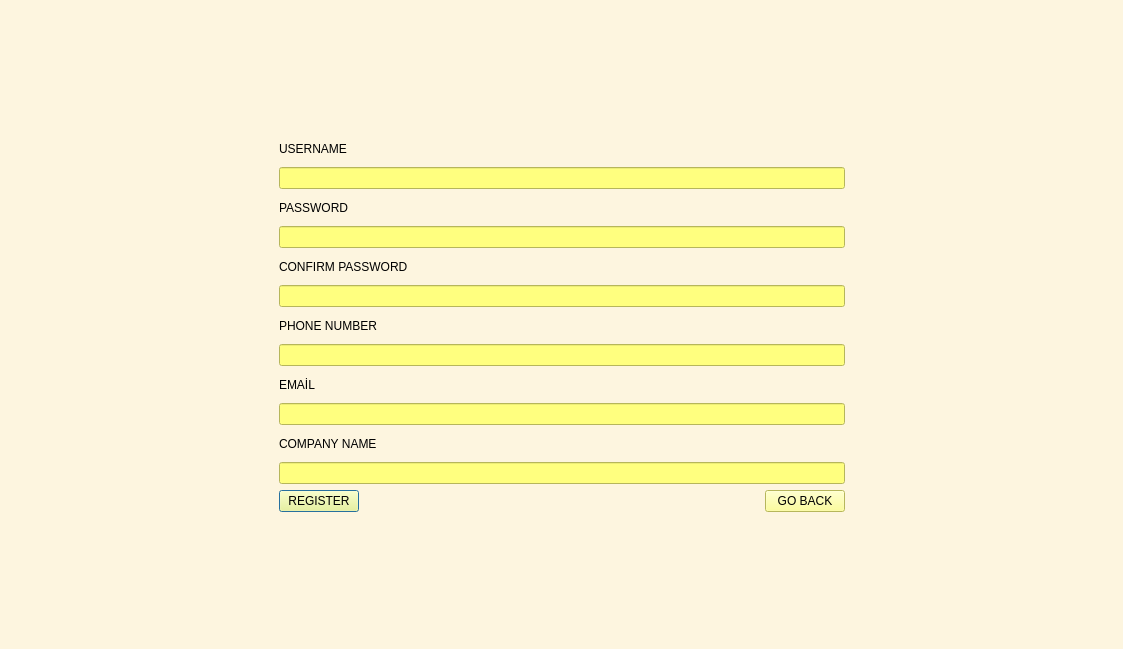
<?xml version="1.0" encoding="UTF-8"?>
<ui version="4.0">
 <class>Dialog</class>
 <widget class="QDialog" name="Dialog">
  <property name="geometry">
   <rect>
    <x>0</x>
    <y>0</y>
    <width>1123</width>
    <height>649</height>
   </rect>
  </property>
  <property name="windowTitle">
   <string>Dialog</string>
  </property>
  <property name="styleSheet">
   <string notr="true">background-color: rgb(194, 154, 191);
background-color: rgb(253, 245, 223);</string>
  </property>
  <layout class="QHBoxLayout" name="horizontalLayout_2">
   <item>
    <layout class="QHBoxLayout" name="horizontalLayout">
     <property name="leftMargin">
      <number>8</number>
     </property>
     <property name="topMargin">
      <number>8</number>
     </property>
     <property name="rightMargin">
      <number>8</number>
     </property>
     <property name="bottomMargin">
      <number>8</number>
     </property>
     <item>
      <spacer name="horizontalSpacer_2">
       <property name="orientation">
        <enum>Qt::Horizontal</enum>
       </property>
       <property name="sizeHint" stdset="0">
        <size>
         <width>40</width>
         <height>20</height>
        </size>
       </property>
      </spacer>
     </item>
     <item>
      <widget class="QWidget" name="widget" native="true">
       <property name="minimumSize">
        <size>
         <width>600</width>
         <height>400</height>
        </size>
       </property>
       <property name="maximumSize">
        <size>
         <width>650</width>
         <height>500</height>
        </size>
       </property>
       <layout class="QVBoxLayout" name="verticalLayout_2">
        <item>
         <layout class="QVBoxLayout" name="verticalLayout">
          <property name="leftMargin">
           <number>8</number>
          </property>
          <property name="topMargin">
           <number>8</number>
          </property>
          <property name="rightMargin">
           <number>8</number>
          </property>
          <property name="bottomMargin">
           <number>8</number>
          </property>
          <item>
           <widget class="QLabel" name="label">
            <property name="maximumSize">
             <size>
              <width>16777215</width>
              <height>25</height>
             </size>
            </property>
            <property name="text">
             <string>USERNAME</string>
            </property>
           </widget>
          </item>
          <item>
           <widget class="QLineEdit" name="inputUsername">
            <property name="minimumSize">
             <size>
              <width>500</width>
              <height>0</height>
             </size>
            </property>
            <property name="maximumSize">
             <size>
              <width>600</width>
              <height>16777215</height>
             </size>
            </property>
            <property name="styleSheet">
             <string notr="true">background-color: rgb(255, 255, 127);</string>
            </property>
            <property name="maxLength">
             <number>20</number>
            </property>
           </widget>
          </item>
          <item>
           <widget class="QLabel" name="label_2">
            <property name="maximumSize">
             <size>
              <width>16777215</width>
              <height>25</height>
             </size>
            </property>
            <property name="text">
             <string>PASSWORD</string>
            </property>
           </widget>
          </item>
          <item>
           <widget class="QLineEdit" name="inputPassword">
            <property name="maximumSize">
             <size>
              <width>600</width>
              <height>16777215</height>
             </size>
            </property>
            <property name="styleSheet">
             <string notr="true">background-color: rgb(255, 255, 127);</string>
            </property>
            <property name="maxLength">
             <number>20</number>
            </property>
           </widget>
          </item>
          <item>
           <widget class="QLabel" name="label_11">
            <property name="maximumSize">
             <size>
              <width>16777215</width>
              <height>25</height>
             </size>
            </property>
            <property name="text">
             <string>CONFIRM PASSWORD</string>
            </property>
           </widget>
          </item>
          <item>
           <widget class="QLineEdit" name="inputConfirmPassword">
            <property name="maximumSize">
             <size>
              <width>600</width>
              <height>16777215</height>
             </size>
            </property>
            <property name="styleSheet">
             <string notr="true">background-color: rgb(255, 255, 127);</string>
            </property>
            <property name="maxLength">
             <number>20</number>
            </property>
           </widget>
          </item>
          <item>
           <widget class="QLabel" name="label_3">
            <property name="maximumSize">
             <size>
              <width>16777215</width>
              <height>25</height>
             </size>
            </property>
            <property name="text">
             <string>PHONE NUMBER</string>
            </property>
           </widget>
          </item>
          <item>
           <widget class="QLineEdit" name="inputPhone">
            <property name="maximumSize">
             <size>
              <width>600</width>
              <height>16777215</height>
             </size>
            </property>
            <property name="styleSheet">
             <string notr="true">background-color: rgb(255, 255, 127);</string>
            </property>
            <property name="maxLength">
             <number>11</number>
            </property>
           </widget>
          </item>
          <item>
           <widget class="QLabel" name="label_4">
            <property name="maximumSize">
             <size>
              <width>16777215</width>
              <height>25</height>
             </size>
            </property>
            <property name="text">
             <string>EMAİL</string>
            </property>
           </widget>
          </item>
          <item>
           <widget class="QLineEdit" name="inputEmail">
            <property name="maximumSize">
             <size>
              <width>600</width>
              <height>16777215</height>
             </size>
            </property>
            <property name="styleSheet">
             <string notr="true">background-color: rgb(255, 255, 127);</string>
            </property>
            <property name="maxLength">
             <number>25</number>
            </property>
           </widget>
          </item>
          <item>
           <widget class="QLabel" name="label_5">
            <property name="maximumSize">
             <size>
              <width>16777215</width>
              <height>25</height>
             </size>
            </property>
            <property name="text">
             <string>COMPANY NAME</string>
            </property>
           </widget>
          </item>
          <item>
           <widget class="QLineEdit" name="inputCompanyName">
            <property name="maximumSize">
             <size>
              <width>600</width>
              <height>16777215</height>
             </size>
            </property>
            <property name="styleSheet">
             <string notr="true">background-color: rgb(255, 255, 127);</string>
            </property>
            <property name="maxLength">
             <number>25</number>
            </property>
           </widget>
          </item>
          <item>
           <layout class="QHBoxLayout" name="horizontalLayout_4">
            <item>
             <widget class="QPushButton" name="btnRegister">
              <property name="styleSheet">
               <string notr="true">background-color: rgb(255, 255, 127);</string>
              </property>
              <property name="text">
               <string>REGISTER</string>
              </property>
             </widget>
            </item>
            <item>
             <spacer name="horizontalSpacer">
              <property name="orientation">
               <enum>Qt::Horizontal</enum>
              </property>
              <property name="sizeHint" stdset="0">
               <size>
                <width>40</width>
                <height>20</height>
               </size>
              </property>
             </spacer>
            </item>
            <item>
             <widget class="QPushButton" name="btnGoBack">
              <property name="styleSheet">
               <string notr="true">background-color: rgb(255, 255, 127);</string>
              </property>
              <property name="text">
               <string>GO BACK</string>
              </property>
             </widget>
            </item>
           </layout>
          </item>
         </layout>
        </item>
       </layout>
      </widget>
     </item>
     <item>
      <spacer name="horizontalSpacer_3">
       <property name="orientation">
        <enum>Qt::Horizontal</enum>
       </property>
       <property name="sizeHint" stdset="0">
        <size>
         <width>40</width>
         <height>20</height>
        </size>
       </property>
      </spacer>
     </item>
    </layout>
   </item>
  </layout>
 </widget>
 <resources/>
 <connections/>
</ui>
